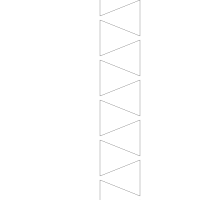

Write the Python code that produced this figure.
import argparse
import drawsvg as draw
from numpy import array, sqrt, pi, log
from math import floor, ceil

class SimpleMaker:

    ## 比例尺：20 对应 0.5，40 对应 1

    def GenerateSimple(name, wire_length, size = 0):
        d = draw.Drawing(200,200,origin = 'center', displayInline = False)
        p = draw.Path(stroke_width=0.202, stroke='black', fill_opacity="0")

        simple_circuit = SimpleMaker(size)
        simple_circuit.makeSimple(p,wire_length)
        d.append(p)
        d.save_svg(name+".svg")

    def __init__(self,size = 0):

        self.size = size
        # self.line_width = 0.202
        self.line_width = 0.6
        self.spacing = 10
        self.pixel_scale = 3.77
        self.minimum_stitch_length = 2 * self.pixel_scale

    def makeSimple(self, path, wire_length, reverse=False):
        reverseF = -1 if reverse else 1
        if self.size > 0:
            #40单位对应1cm
            path.M(0, 160)
            lastPoint = array([0, 160])
            for i in range(0,8):
                path.L(lastPoint[0] + 40, lastPoint[1] + 16)
                lastPoint[0] += 40
                lastPoint[1] += 16
                path.L(lastPoint[0], lastPoint[1] - 36)
                lastPoint[1] -= 36
                path.L(lastPoint[0] - 40, lastPoint[1] + 16)
                lastPoint[0] -= 40
                lastPoint[1] += 16
                path.L(lastPoint[0], lastPoint[1] - 36)
                lastPoint[1] -= 36

        else:
            raise Exception("size must be >0")



    def drawStitches(self, p, x1, y1, x2, y2):
        dx = x2 - x1
        dy = y2 - y1
        length = sqrt((dx ** 2) + (dy ** 2))
        stittches = length/self.minimum_stitch_length

        for i in range (1, floor(stittches)):
            p.L (x1 + dx/stittches*i, y1 + dy/stittches*i)
        p.L(x2,y2)

if __name__=="__main__":
    SimpleMaker.GenerateSimple("stretch_triangle", -8, 10)
